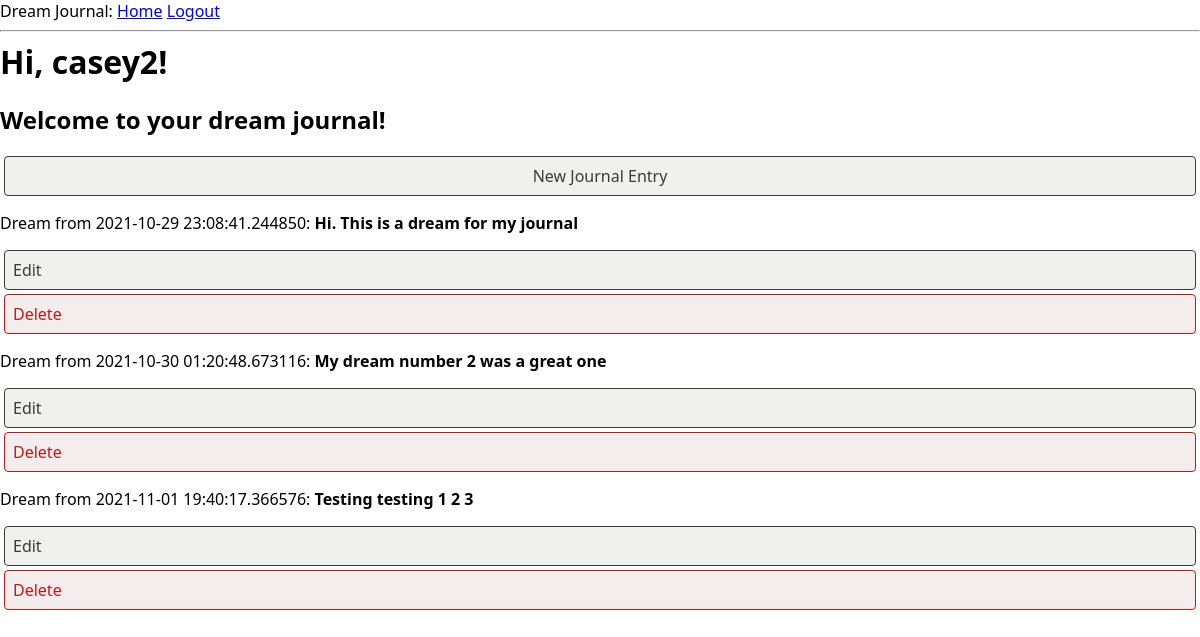
The page /index (signed in) on the database as committed earlier.
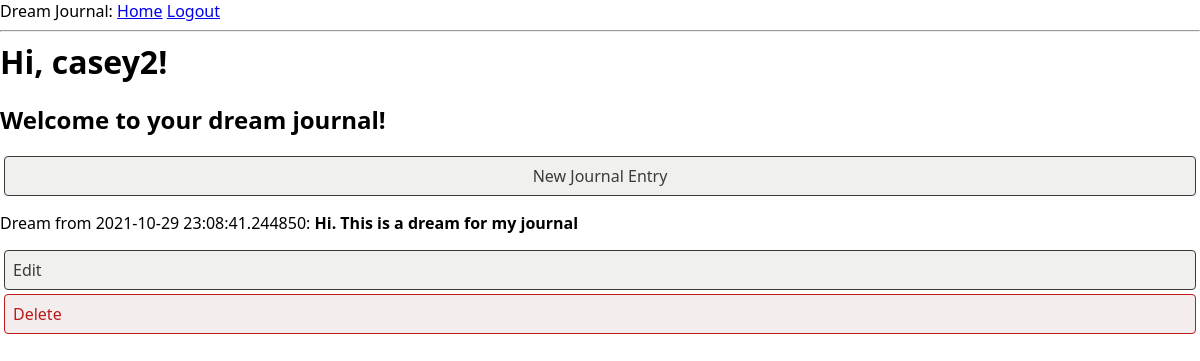
The same page on the database as committed later.
### app/models.py (models this page shows, shortened)
class User(UserMixin, db.Model):
    id = db.Column(db.Integer, primary_key=True)
    username = db.Column(db.String(64), index=True, unique=True)
    email = db.Column(db.String(120), index=True, unique=True)
    password_hash = db.Column(db.String(128))
    posts = db.relationship('Post', backref='author', lazy='dynamic')

class Post(db.Model):
    id = db.Column(db.Integer, primary_key=True)
    body = db.Column(db.String(140))
    timestamp = db.Column(db.DateTime, index=True, default=datetime.utcnow)
    user_id = db.Column(db.Integer, db.ForeignKey('user.id'))

### app/routes.py (the view)
@app.route('/')
@app.route('/index')
@login_required
def index():
    posts = current_user.posts.all()
    return render_template("index.html", title='Home Page', posts=posts)

### app/models.py (called while the page is built)
@login.user_loader
def load_user(id):
    return User.query.get(int(id))

### app/templates/index.html
{% extends "base.html" %}
{% block content %}
    <h1>Hi, {{ current_user.username }}!</h1>
    <h2>Welcome to your dream journal!</h2>
    <a class="action new-note" href="{{ url_for('edit_entry') }}">New Journal Entry</a>
    {% for post in posts %}
    <div><p>Dream from {{ post.timestamp }}: <b>{{ post.body }}</b></p></div>
    <a class="action edit-note" href="">Edit</a>
	<a class="action delete-note" href="{{ url_for('delete_entry', id = post.id) }}">Delete</a>
    {% endfor %}
{% endblock %}

### app/templates/base.html (shortened to what this page needs)
<html>
    <head>
        <link rel="stylesheet" href="{{ url_for('static', filename='style.css') }}">
    </head>
    <body>
        <div>
            Dream Journal:
            <a href="{{ url_for('index') }}">Home</a>
            {% if current_user.is_anonymous %}
            <a href="{{ url_for('login') }}">Login</a>
            {% else %}
            <a href="{{ url_for('logout') }}">Logout</a>
            {% endif %}
        </div>
        <hr>
        {% block content %}{% endblock %}
    </body>
</html>

### app/static/style.css (style rules this page uses)
* { box-sizing: border-box; }
html, body { margin: initial; padding: initial; font-family: system-ui, -apple-system, sans-serif; }
:root { --note-color-bg: hsla(49, 100%, 80%, 1); --ui-border-color: hsla(0, 0%, 40%, 1); --ui-action-new-fg: hsla(202, 86%, 30%, 1); --ui-action-new-bg: hsla(202, 29%, 94%, 1); --ui-action-neutral-fg: hsla(60, 5%, 22%, 1); --ui-action-neutral-bg: hsla(60, 5%, 94%, 1); --ui-action-warning-fg: hsla(0, 75%, 42%, 1); --ui-action-warning-bg: hsla(0, 20%, 94%, 1); }
a.action, button.action { border-radius: 0.25rem; border: 1px solid currentColor; display: block; font-size: 1rem; margin: 0.25rem; padding: 0.5rem; text-decoration: none; }
h1 { margin: 0; flex: 1 0 auto; }
.action.new-note { background-color: var(--ui-action-new-bg); color: var(--ui-action-new-fg); }
.action.new-note { background-color: var(--ui-action-neutral-bg); color: var(--ui-action-neutral-fg); text-align: center; }
.action.edit-note { background-color: var(--ui-action-neutral-bg); color: var(--ui-action-neutral-fg); }
.action.delete-note { background-color: var(--ui-action-warning-bg); color: var(--ui-action-warning-fg); }

Rows that differ between the two databases and show on the page:
removed Post: timestamp "2021-10-30 01:20:48.673116", body "My dream number 2 was a great one"
removed Post: timestamp "2021-11-01 19:40:17.366576", body "Testing testing 1 2 3"
